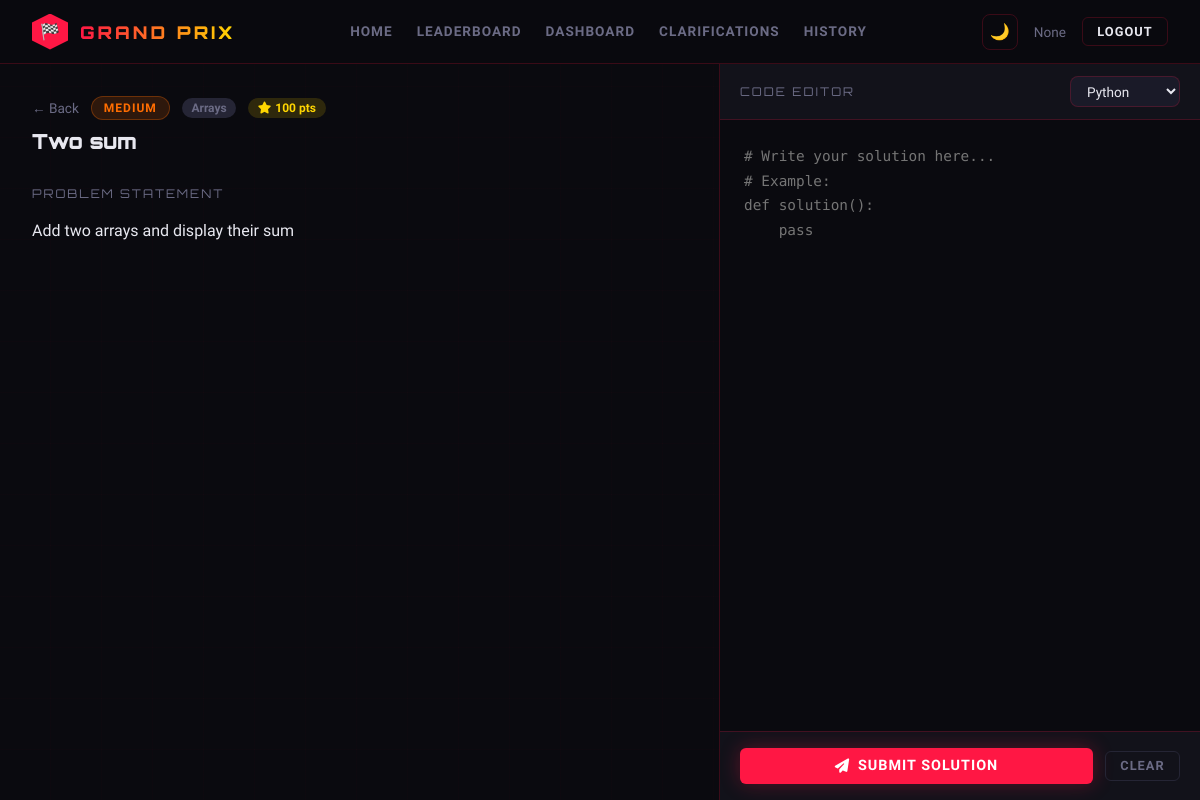
The page /problem/245 (signed in) on the database its author committed.
### tables this page shows
CREATE TABLE problems (
            id INTEGER PRIMARY KEY AUTOINCREMENT,
            title TEXT NOT NULL,
            description TEXT NOT NULL,
            constraints TEXT,
            sample_input TEXT,
            sample_output TEXT,
            difficulty TEXT DEFAULT 'Medium',
            points INTEGER DEFAULT 100,
            category TEXT DEFAULT 'Arrays',
            visible INTEGER DEFAULT 0,
            created_at TEXT DEFAULT CURRENT_TIMESTAMP
        );

### app.py (the view)
@app.route('/problem/<int:pid>')
@login_required
def problem_detail(pid):
    conn = get_db()
    problem = conn.execute('SELECT * FROM problems WHERE id=? AND visible=1', (pid,)).fetchone()
    if not problem:
        conn.close()
        return redirect('/contest')
    team_row = conn.execute('SELECT t.* FROM teams t JOIN team_members tm ON t.id=tm.team_id WHERE tm.user_id=?', (session['user_id'],)).fetchone()
    team = dict(team_row) if team_row else None
    past_submissions = []
    if team:
        past_submissions = conn.execute('''
            SELECT * FROM submissions WHERE team_id=? AND problem_id=? ORDER BY submitted_at DESC
        ''', (team['id'], pid)).fetchall()
    clarifications = conn.execute('''
        SELECT c.*, u.username FROM clarifications c
        JOIN users u ON c.user_id=u.id
        WHERE c.problem_id=? AND (c.team_id=? OR c.is_public=1)
        ORDER BY c.created_at DESC
    ''', (pid, team['id'] if team else 0)).fetchall()
    conn.close()
    return render_template('problem.html', problem=problem, team=team, past_submissions=past_submissions, clarifications=clarifications)

### app.py (called while the page is built)
def get_db():
    conn = sqlite3.connect(DB_PATH)
    conn.row_factory = sqlite3.Row
    return conn

def login_required(f):
    @wraps(f)
    def decorated(*args, **kwargs):
        if 'user_id' not in session:
            return redirect(url_for('login'))
        return f(*args, **kwargs)
    return decorated

### templates/problem.html (shortened to what this page needs)
{% extends 'base.html' %}
{% block content %}
<div class="problem-layout">
  <div class="problem-panel">
    <div style="display:flex;align-items:center;gap:.75rem;margin-bottom:.5rem;flex-wrap:wrap">
      <a href="/dashboard" style="color:var(--muted);font-size:.85rem;text-decoration:none">← Back</a>
      <span class="tag tag-{{ problem.difficulty.lower() }}">{{ problem.difficulty }}</span>
      <span class="badge">{{ problem.category }}</span>
      <span class="badge gold"><i class="fas fa-star"></i> {{ problem.points }} pts</span>
    </div>
    <h1 style="font-family:'Orbitron',monospace;font-size:1.3rem;font-weight:900;margin-bottom:2rem">
      {{ problem.title }}
    </h1>
    <div class="problem-section">
      <div class="problem-section-title">Problem Statement</div>
      <div style="line-height:1.8;color:var(--text)">{{ problem.description | replace('\n', '<br>') | safe }}</div>
    </div>
  </div>
  <div class="editor-panel">
    <div class="editor-header">
      <span style="font-family:'Orbitron',monospace;font-size:.75rem;letter-spacing:2px;color:var(--muted)">CODE EDITOR</span>
      <select id="lang-select" class="form-control" style="width:auto;padding:.35rem .75rem;font-size:.85rem">
        <option value="python">Python</option>
      </select>
    </div>
    <div class="editor-body">
      <textarea id="code-editor" style="width:100%;height:100%;background:var(--carbon);color:var(--text);
               border:none;outline:none;resize:none;padding:1.5rem;font-family:'Share Tech Mono',monospace;
               font-size:.9rem;line-height:1.7;tab-size:4"
               placeholder="# Write your solution here...
# Example:
def solution():
    pass"></textarea>
    </div>
    <div class="editor-footer">
      <button class="btn btn-primary" style="flex:1;justify-content:center" onclick="submitCode()" id="submit-btn">
        <i class="fas fa-paper-plane"></i> Submit Solution
      </button>
      <button class="btn btn-ghost btn-sm" onclick="clearEditor()">Clear</button>
    </div>
  </div>
</div>
{% endblock %}

### templates/base.html (style rules this page uses)
:root { --red: #FF1744; --gold: #FFD600; --carbon: #0A0A0F; --surface: #12121A; --surface2: #1A1A28; --surface3: #252535; --border: rgba(255,23,68,0.2); --text: #E8E8F0; --muted: #6B6B85; --green: #00E676; --blue: #2979FF; --orange: #FF6D00; --glow: 0 0 20px rgba(255,23,68,0.4); --gold-glow: 0 0 20px rgba(255,214,0,0.4); }
* { margin:0;padding:0;box-sizing:border-box }
html { scroll-behavior:smooth }
body { background:var(--carbon);color:var(--text);font-family:'Rajdhani',sans-serif;min-height:100vh; overflow-x:hidden;transition:background .3s,color .3s }
body::before { content:'';position:fixed;inset:0;z-index:-1; background: repeating-linear-gradient( 90deg, transparent, transparent 50px, rgba(255,23,68,0.015) 50px, rgba(255,23,68,0.015) 51px ), repeating-linear-gradient( 0deg, transparent, transparent 50px, rgba(255,23,68,0.015) 50px, rgba(255,23,68,0.015) 51px ) }
.btn { display:inline-flex;align-items:center;gap:8px;padding:.6rem 1.4rem;border-radius:6px; font-family:'Rajdhani',sans-serif;font-weight:600;font-size:.9rem;letter-spacing:1px; text-transform:uppercase;cursor:pointer;border:none;transition:all .2s;text-decoration:none }
.btn-primary { background:var(--red);color:#fff;box-shadow:0 0 20px rgba(255,23,68,0.3) }
.btn-sm { padding:.4rem .9rem;font-size:.8rem }
.btn-ghost { background:transparent;color:var(--muted);border:1px solid var(--surface3) }
.tag { display:inline-flex;align-items:center;gap:4px;padding:.25rem .75rem;border-radius:20px; font-size:.75rem;font-weight:700;letter-spacing:1px;text-transform:uppercase }
.tag-medium { background:rgba(255,109,0,0.15);color:var(--orange);border:1px solid rgba(255,109,0,0.3) }
.form-control { width:100%;background:var(--surface2);border:1px solid var(--border);color:var(--text); padding:.7rem 1rem;border-radius:8px;font-family:'Rajdhani',sans-serif;font-size:1rem; transition:border-color .2s,box-shadow .2s;outline:none }
select.form-control option { background:var(--surface2) }
.badge { display:inline-flex;align-items:center;gap:4px;padding:.2rem .6rem;border-radius:20px; font-size:.75rem;font-weight:700;background:var(--surface3);color:var(--muted) }
.badge.gold { background:rgba(255,214,0,0.15);color:var(--gold) }

### templates/problem.html (style rules this page uses)
.problem-layout { display:grid;grid-template-columns:1fr 480px;gap:0;min-height:calc(100vh - 64px) }
.problem-panel { padding:2rem;overflow-y:auto;border-right:1px solid var(--border) }
.editor-panel { display:flex;flex-direction:column;height:calc(100vh - 64px);position:sticky;top:64px }
.editor-header { background:var(--surface);border-bottom:1px solid var(--border);padding:.75rem 1.25rem; display:flex;align-items:center;justify-content:space-between;gap:.75rem;flex-shrink:0 }
.editor-body { flex:1;position:relative;overflow:hidden }
.editor-footer { background:var(--surface);border-top:1px solid var(--border);padding:1rem 1.25rem; display:flex;gap:.75rem;align-items:center;flex-shrink:0 }
.problem-section { margin-bottom:2rem;padding-bottom:2rem;border-bottom:1px solid var(--border) }
.problem-section:last-child { border-bottom:none }
.problem-section-title { font-family:'Orbitron',monospace;font-size:.75rem;letter-spacing:2px;color:var(--muted); text-transform:uppercase;margin-bottom:1rem }

### rows shown on the page
problems: difficulty "MEDIUM", category "Arrays", points "100", title "Two sum", description "Add two arrays and display their sum"

### other values the page prints
{{ session.get('name') }} "None"
